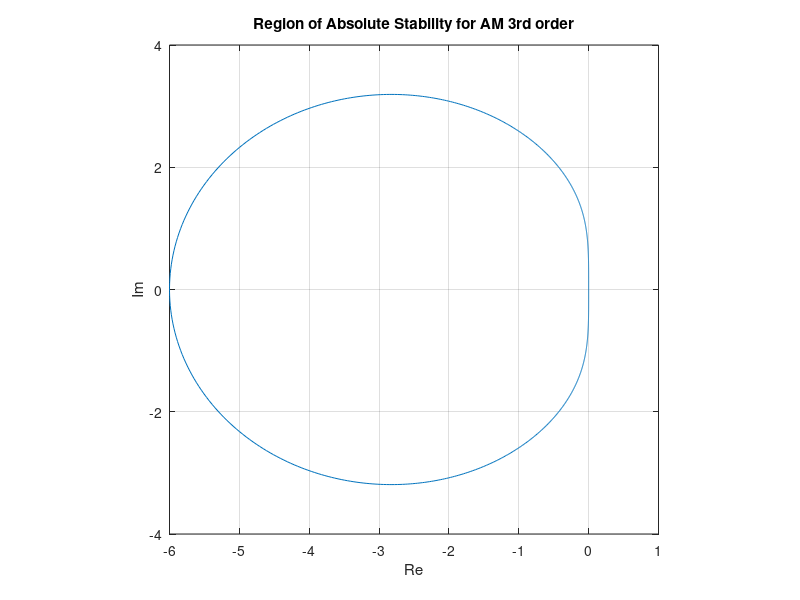

This figure's MATLAB source:
%Ex5Q3c
%Adams Molton 3rd order

for h=-10:1:0
   p=[1-5/12*h, -1-8/12*h, 1/12*h];
   %disp([h,abs(roots(p))'])
   fprintf('%7.2f %7.4f %7.4f\n',h,abs(roots(p)))
end

theta=linspace(0,2*pi,1000);
w=exp(-i*theta);
z=(w.^2-w)./(w.^2*5/12+w*8/12-1/12);

figure(1)
plot(z)
xlabel('Re')
ylabel('Im')
title('Region of Absolute Stability for AM 3rd order')
axis square
grid on